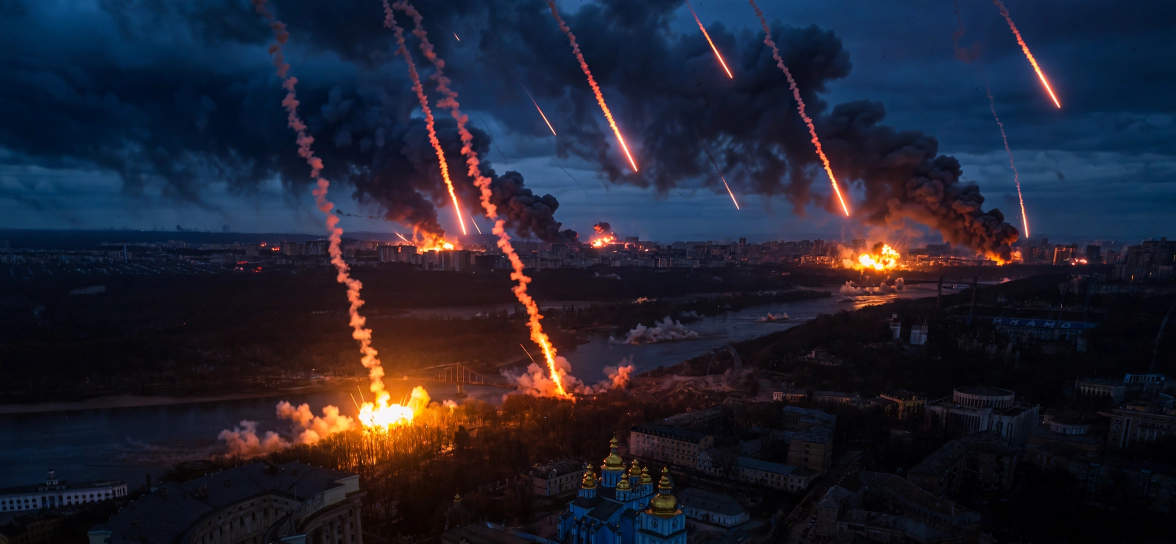
#> input picture assets/media-generation-kyiv-night-missiles-0-afb16ca5-6d7f-40af-8e69-69733eb173d2.webp, 2352 x 1088 px (shown at 1/2 size)
$ python compose.py
#> lines starting #> are read from the running program, lines starting #| are printed output that depends on the picture
#!/usr/bin/env python3
"""Compose the 25 November 2026 front page (1024x1024): three generated
scene illustrations plus PIL-drawn headlines, text and captions.
Fresh build for news-image-20261125. Run: python3 compose.py
-> writes entry.png here. Deterministic: no network, no randomness,
no timestamps; the same input files always produce the same bytes.

Stories (all events of Wed 25 Nov 2026, cross-checked across Reuters,
AP/CNN, BBC/Al Jazeera, WSJ, SCMP):
  LEAD  Russia hits Kyiv with ballistic missiles; energy/gas sites
        struck, power cut in five regions
  TARIFFS US proposes new tariffs on 14 trading partners; markets slide
  RIYADH Houthi drone hits Riyadh financial-district tower, 11 hurt
  HUAWEI Brooklyn jury convicts Huawei on 10 of 12 counts
  COLOMBIA Hostages freed after 17-hour supermarket siege
  BRIEFS Nigeria, Egypt, Congo Ebola, Sudan, Solomons, Hormuz
"""
import textwrap
from pathlib import Path

from PIL import Image, ImageDraw, ImageFont

HERE = Path(__file__).resolve().parent
W, H = 1024, 1024
PAPER = (247, 243, 234)
INK = (17, 17, 17)
RED = (178, 34, 34)
GREY = (90, 90, 88)
RULE = (60, 60, 60)

SERIF_B = "/usr/share/fonts/truetype/dejavu/DejaVuSerif-Bold.ttf"
SERIF = "/usr/share/fonts/truetype/dejavu/DejaVuSerif.ttf"
SANS_B = "/usr/share/fonts/truetype/dejavu/DejaVuSans-Bold.ttf"
SANS = "/usr/share/fonts/truetype/dejavu/DejaVuSans.ttf"


def font(path, size):
    return ImageFont.truetype(path, size)


def wrap_lines(draw, text, fnt, width):
    """Greedy word wrap: lines of `text` that fit in `width` pixels."""
    lines = []
    for para in text.split("\n"):
        words = para.split()
        cur = ""
        for w in words:
            trial = (cur + " " + w).strip()
            if draw.textlength(trial, font=fnt) <= width:
                cur = trial
            else:
                if cur:
                    lines.append(cur)
                cur = w
        if cur:
            lines.append(cur)
    return lines


def draw_para(draw, x, y, width, text, fnt, fill=INK, leading=None):
    leading = leading or int(fnt.size * 1.35)
    for line in wrap_lines(draw, text, fnt, width):
        draw.text((x, y), line, font=fnt, fill=fill)
        y += leading
    return y


def cover(im, w, h):
    """Centre-crop an image to exactly w x h."""
    iw, ih = im.size
    s = max(w / iw, h / ih)
    im = im.resize((round(iw * s), round(ih * s)), Image.LANCZOS)
    x = (im.width - w) // 2
    y = (im.height - h) // 2
    return im.crop((x, y, x + w, y + h))


def main():
    img = Image.new("RGB", (W, H), PAPER)
    d = ImageDraw.Draw(img)
    M = 28  # margin
    right = W - M

    # ---- Masthead ----
    d.text((W // 2, 18), "THE WORLD", font=font(SERIF_B, 62),
           fill=INK, anchor="ma")
    d.line([(M, 96), (right, 96)], fill=RULE, width=2)
    d.text((W // 2, 104), "WEDNESDAY, 25 NOVEMBER 2026  \u2022  ONE DAY IN PICTURES",
           font=font(SANS_B, 19), fill=INK, anchor="ma")
    d.line([(M, 134), (right, 134)], fill=RULE, width=2)

    # ---- Lead story: missiles rain on Kyiv ----
    y = 148
    kyiv = Image.open(HERE / "assets" / "media-generation-kyiv-night-missiles-0-afb16ca5-6d7f-40af-8e69-69733eb173d2.webp").convert("RGB")
#> kyiv is the input picture: PIL image 2352x1088 RGB; mean R, G, B 33.3, 33.5, 47.3
    img.paste(cover(kyiv, 512, 268), (484, y))
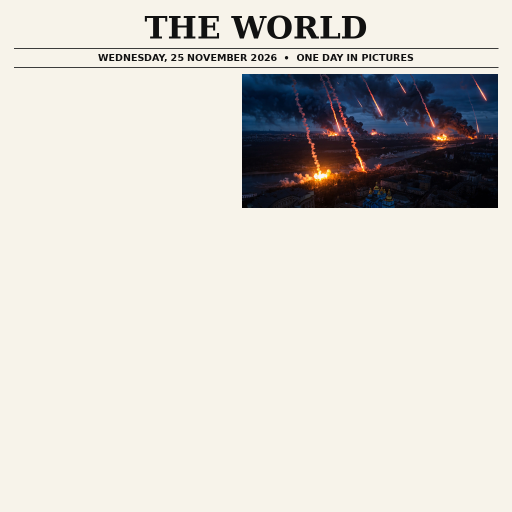
#> img: PIL image 1024x1024 RGB (shown at 1/2 size); mean R, G, B 216.1, 212.4, 206.4
    d.text((484, y + 274), "Kyiv at night. Russian ballistic missiles struck",
           font=font(SERIF, 13), fill=GREY)
    d.text((484, y + 292), "two sites in the capital, the mayor said.",
           font=font(SERIF, 13), fill=GREY)
    d.text((M, y), "UKRAINE", font=font(SANS_B, 15), fill=RED)
    d.text((M, y + 22), "MISSILES RAIN", font=font(SERIF_B, 44), fill=RED)
    d.text((M, y + 70), "ON KYIV", font=font(SERIF_B, 44), fill=RED)
    by = draw_para(d, M, y + 128, 440,
                   "Russian forces hit Kyiv with ballistic missiles late "
                   "on Wednesday, striking two sites in the city.",
                   font(SANS, 16))
#> by = 318
    by = draw_para(d, M, by + 6, 440,
                   "An overnight attack on energy and gas sites cut power "
                   "in five regions and halted a thermal power plant.",
                   font(SANS, 16))
#> by = 366

    # ---- Row 2: tariffs + Riyadh ----
    y2 = 470
    d.line([(M, y2 - 10), (right, y2 - 10)], fill=RULE, width=2)
    col_w = 474
    # left: tariffs
    ship = Image.open(HERE / "assets" / "media-generation-tariffs-container-ship-0-702e352e-0331-4ce8-9d68-549c4ebc0e6e.webp").convert("RGB")
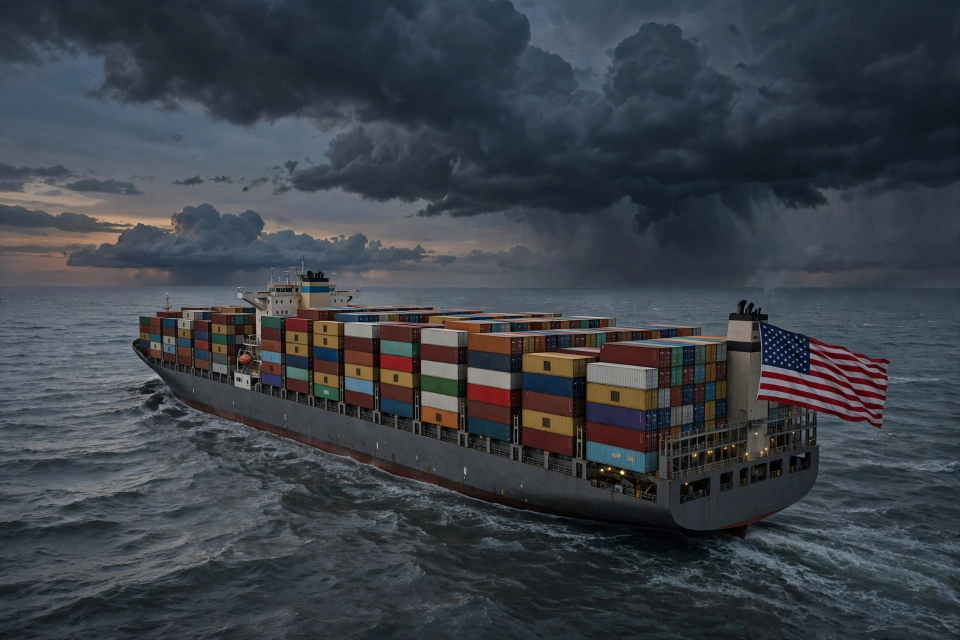
#> input picture assets/media-generation-tariffs-container-ship-0-702e352e-0331-4ce8-9d68-549c4ebc0e6e.webp, 1920 x 1280 px (shown at 1/2 size)
#> ship is the input picture: PIL image 1920x1280 RGB; mean R, G, B 58.9, 64.6, 71.7
    img.paste(cover(ship, col_w, 150), (M, y2))
#> call 2 of cover, with w = 474, h = 150
#> in cover (call 2), `return im.crop((x, y, x + w, y + h))`:
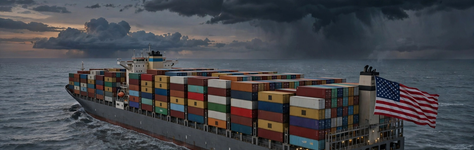
#> returned value: PIL image 474x150 RGB; mean R, G, B 70.6, 71.9, 76.8
    d.text((M, y2 + 158), "NEW TARIFFS", font=font(SERIF_B, 24), fill=INK)
    d.text((M, y2 + 187), "ON 14 NATIONS", font=font(SERIF_B, 24), fill=INK)
    draw_para(d, M, y2 + 222, col_w,
              "The US proposed new tariffs on 14 trading partners to "
              "fight excess factory capacity \u2014 up to 20% on China, "
              "15% on the EU \u2014 as markets slid worldwide.",
              font(SANS, 16), leading=20)
    # right: Riyadh tower
    tower = Image.open(HERE / "assets" / "media-generation-riyadh-tower-smoke-0-46061971-cc78-4f98-9d07-3ac6f55ff2f7.webp").convert("RGB")
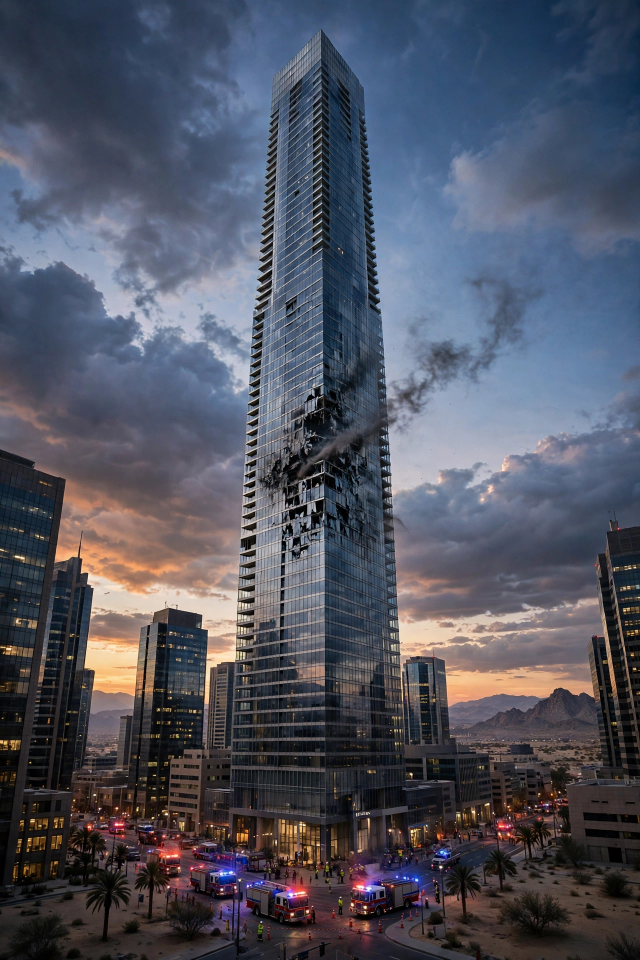
#> input picture assets/media-generation-riyadh-tower-smoke-0-46061971-cc78-4f98-9d07-3ac6f55ff2f7.webp, 1280 x 1920 px (shown at 1/2 size)
#> tower is the input picture: PIL image 1280x1920 RGB; mean R, G, B 80.4, 83.6, 96.7
    img.paste(cover(tower, col_w, 150), (522, y2))
#> call 3 of cover, with w = 474, h = 150
#> in cover (call 3), `return im.crop((x, y, x + w, y + h))`:
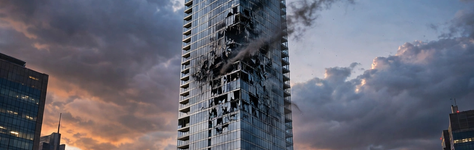
#> returned value: PIL image 474x150 RGB; mean R, G, B 100.7, 101.5, 113.7
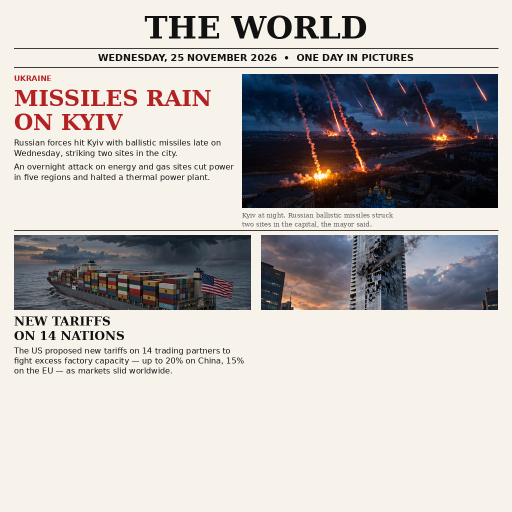
#> img: PIL image 1024x1024 RGB (shown at 1/2 size); mean R, G, B 190.7, 186.6, 183.2
    d.text((522, y2 + 158), "DRONE HITS", font=font(SERIF_B, 24), fill=INK)
    d.text((522, y2 + 187), "RIYADH TOWER", font=font(SERIF_B, 24), fill=INK)
    draw_para(d, 522, y2 + 222, col_w,
              "A Houthi drone struck a tower in Riyadh\u2019s financial "
              "district, wounding 11 people \u2014 the second strike on "
              "the capital\u2019s tallest tower in less than a week.",
              font(SANS, 16), leading=20)

    # ---- Row 3: Huawei + Colombia ----
    y3 = 770
    d.line([(M, y3 - 10), (right, y3 - 10)], fill=RULE, width=2)
    d.text((M, y3), "HUAWEI GUILTY ON", font=font(SERIF_B, 21), fill=INK)
    d.text((M, y3 + 26), "10 OF 12 COUNTS", font=font(SERIF_B, 21), fill=INK)
    draw_para(d, M, y3 + 58, col_w,
              "A Brooklyn jury convicted Huawei of bank fraud, wire "
              "fraud and sanctions violations, but acquitted it of "
              "racketeering conspiracy.",
              font(SANS, 15), leading=19)
    d.text((522, y3), "COLOMBIA: HOSTAGES", font=font(SERIF_B, 21), fill=INK)
    d.text((522, y3 + 26), "FREED AFTER SIEGE", font=font(SERIF_B, 21), fill=INK)
    draw_para(d, 522, y3 + 58, col_w,
              "Twenty-five hostages were freed in Cartagena after a "
              "17-hour supermarket siege; one captor was killed.",
              font(SANS, 16), leading=20)

    # ---- Briefs strip ----
    y4 = 906
    d.line([(M, y4 - 8), (right, y4 - 8)], fill=RULE, width=2)
    d.text((M, y4), "ALSO TODAY", font=font(SANS_B, 17), fill=RED)
    briefs = [
        "NIGERIA: Suspected militants killed at least 30 people in villages in Niger state.",
        "EGYPT: At least 21 killed after a fuel vehicle overturned and caught fire.",
        "CONGO: UN peacekeepers evacuated Ebola workers trapped by fighting in the east.",
        "SUDAN: Rights groups say drone strikes killed 19 people.",
        "SOLOMONS: The Solomon Islands chose Australia as top partner, ruling out any foreign base.",
        "HORMUZ: Iran claims mines hit two tankers, leaving them on fire in the Strait of Hormuz.",
    ]
    by = y4 + 22
    for b in briefs:
        d.text((M, by), "\u2022", font=font(SANS_B, 13), fill=RED)
        by = draw_para(d, M + 18, by, right - M - 18, b, font(SANS, 12), leading=13)
#> this loop made 6 passes
#> by on passes 1 to 6: 941, 954, 967, 980, 993, 1006
    d.text((W // 2, H - 16), "Sources: Reuters, AP, CNN, BBC, Al Jazeera, WSJ  \u2022  All events 25 November 2026",
           font=font(SANS, 11), fill=GREY, anchor="ma")

    out = HERE / "entry.png"
    img.save(out, "PNG", optimize=True)
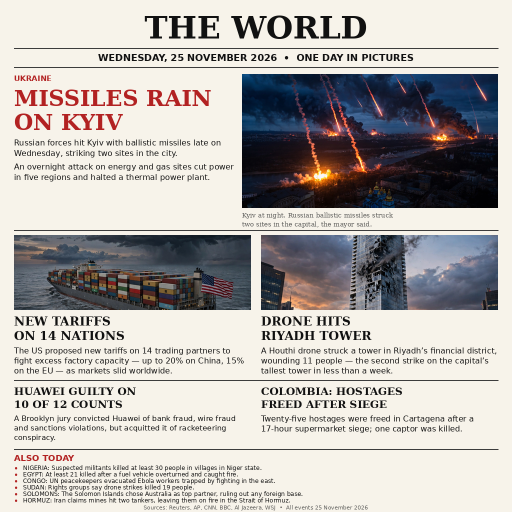
#> saved as entry.png: PIL image 1024x1024 RGB (shown at 1/2 size); mean R, G, B 184.5, 180.5, 177.3
    print("saved", out, out.stat().st_size, "bytes", img.size)
#| saved entry.png 561852 bytes (1024, 1024)


if __name__ == "__main__":
    main()
